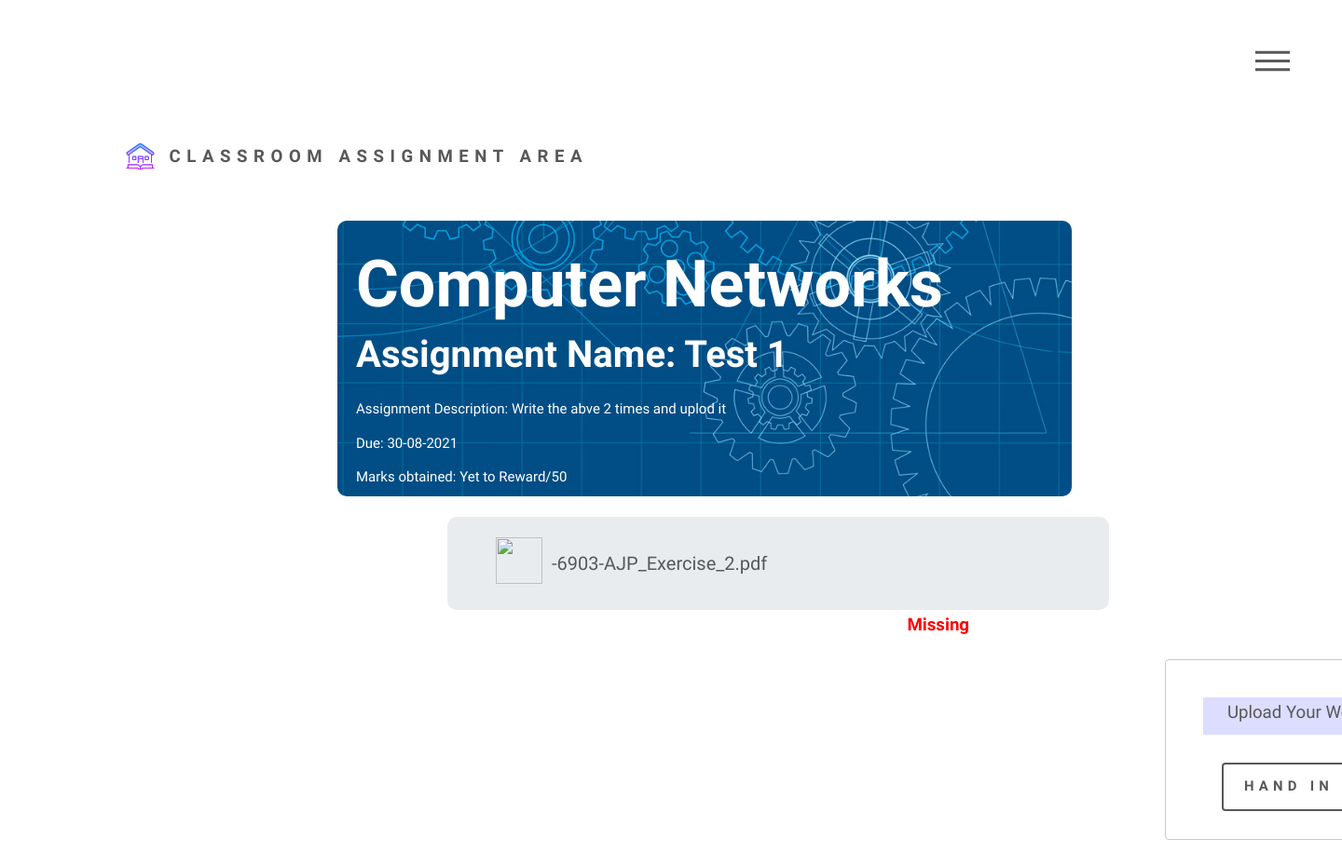
/php/assignment_details_stud.php?assignment_id=21 (signed in), run on the app's committed database.
### tables this page shows
CREATE TABLE `staff_course_proposal` (
  `id` int(11) NOT NULL,
  `staff_mail_id` varchar(50) NOT NULL,
  `course_code` varchar(50) NOT NULL,
  `course_name` varchar(100) NOT NULL,
  `class_name` varchar(25) NOT NULL,
  `gmeet_link` varchar(100) NOT NULL,
  `course_description` varchar(100) NOT NULL,
  `timestamp` timestamp NOT NULL DEFAULT current_timestamp() ON UPDATE current_timestamp()
);

CREATE TABLE `course_assingments` (
  `couse_code` varchar(20) NOT NULL,
  `assignment_id` int(11) NOT NULL,
  `assignment_name` varchar(300) NOT NULL,
  `assingment_description` varchar(300) NOT NULL,
  `file_name` varchar(100) NOT NULL,
  `staff_mail_id` varchar(50) NOT NULL,
  `due_date` date NOT NULL,
  `max_mark` int(11) NOT NULL,
  `timestap` timestamp NOT NULL DEFAULT current_timestamp() ON UPDATE current_timestamp()
);

### php/assignment_details_stud.php (the view, shortened to what this page needs)
<?php
include('./conn.php');
$home='student';
$mark="Yet to Reward";
$assignment_id=$_GET['assignment_id'];
$sql_course_assign_fetch="SELECT * FROM course_assingments WHERE assignment_id='$assignment_id'";
$res_course_assign_fetch=mysqli_query($conn,$sql_course_assign_fetch);
while($row1=mysqli_fetch_array($res_course_assign_fetch,MYSQLI_ASSOC)){
    $assignment_name=$row1['assignment_name'];
    $assignment_description=$row1['assingment_description'];
    $file_name=$row1['file_name'];
    $course_code=$row1['couse_code'];
	$due_date=$row1['due_date'];
	$max_mark=$row1['max_mark'];
	$due_date_disp=date("d-m-Y", strtotime($due_date));
}
$sql_course_fetch="SELECT * FROM staff_course_proposal WHERE course_code='$course_code'";
$res_course_fetch=mysqli_query($conn,$sql_course_fetch);
while($row=mysqli_fetch_array($res_course_fetch,MYSQLI_ASSOC)){
    $course_name=$row['course_name'];
}
?>
<!DOCTYPE html>
<html lang="en">
<head>
		<link rel="stylesheet" href="../assets/css/main.css" />
</head>
<body class="is-preload">
			<div id="wrapper">
					<header id="header">
						<div class="inner">
								<a href="<?php echo $home;?>_home.php" class="logo">
									<span class="symbol"><img src="../assets/images/classroom_icon.png" alt="" /></span><span class="title">Classroom Assignment area</span>
								</a>
								<nav>
									<ul>
										<li><a href="#menu">Menu</a></li>
									</ul>
								</nav>
						</div>
					</header>
                    <div class="course_name_box">
                        <img src="../assets/images/course_display images.jpg" alt="img" class="img-course_name_box">
                        <div class="course_name_text"><?php echo $course_name;?></div>
                        <div class="assignment_name">Assignment Name: <?php echo $assignment_name; ?></div>
                        <div class="assignment_descrp">Assignment Description: <?php echo $assignment_description; ?></div>
                        <div class="assignment_descrp">Due: <?php echo $due_date_disp; ?></div>
                        <div class="assignment_descrp">Marks obtained: <?php echo $mark."/".$max_mark; ?></div>
                    </div>
					<div class="assignment_pdf">
					<a href="../assets/assignment_pdfs/<?php echo $file_name; ?>"><div class="pdf_view"><img src="https://img.icons8.com/nolan/96/folder-invoices.png" class="pdf_view_img" alt="" srcset=""><p><?php echo "-".$file_name; ?></p></div></a>
					</div>
					<div class="work_upload">
					<div id="missing"></div>
					<form class="box" method="post" action="" enctype="multipart/form-data">
					<div class="inputWrapper" id="flie_upload">
    					Upload Your Work<input class="fileInput" id="fileInput" type="file" name="file1" required/>
					</div>
						<input type="submit" value="Hand In" class="hand_in" name="submit" id="btn_submit_handin">
					</form>
					</div>
			</div>
	</body>
</html>

### data on the page
staff_course_proposal: course_name "Computer Networks"
course_assingments: assignment_name "Test 1", assingment_description "Write the abve 2 times and uplod it", due_date "30-08-2021", max_mark "50", file_name "6903-AJP_Exercise_2.pdf"

### other printed values
$mark "Yet to Reward"
